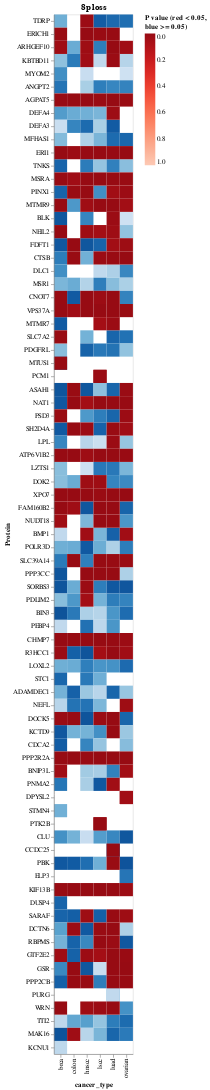

This figure's notebook cell:
### Markdown cell above
## P value heatmap

Just for fun!

### Code cell
def pval_heatmap(df, title, prot_col, p_val_col, cancer_type_col, dx, y=True, sig=0.05):
    
    df = df.sort_values(by=[
        "chromosome",
        "arm",
        "start_bp",
        "end_bp"
    ])
    
    p_val_log_col = "neg_log_p"
    log_cutoff = -np.log10(sig)
    df = df.assign(**{p_val_log_col: - np.log10(df[p_val_col])})
    
    df_sig = df[df[p_val_col] < 0.05].copy()
    df_nonsig = df[~(df[p_val_col] < 0.05)].copy()
                
    nonsig_chart = alt.Chart(df_nonsig).mark_rect().encode(
        x=cancer_type_col,
        y=alt.Y(
            prot_col,
            title="Protein",
            sort=df["Name"].tolist()
        ),
        color=alt.Color(
            p_val_col,
            scale=alt.Scale(
                scheme="blues",
                domain=[1, 0],
            ),
            legend=None,
            title=None,
        ),
    )

    sig_chart = alt.Chart(df_sig).mark_rect().encode(
        x=cancer_type_col,
        y=alt.Y(
            prot_col,
            title="Protein",
            sort=df["Name"].tolist()
        ),
        color=alt.Color(
            p_val_col,
            scale=alt.Scale(
                scheme="reds",
                domain=[1, 0],
            ),
            title=["P value (red < 0.05,", " blue >= 0.05)"],
        ),   
    )

    return alt.layer(
        nonsig_chart,
        sig_chart,
    ).resolve_scale(
        color="independent"
    ).properties(title=title)


pval_heatmap(prot, f"{CHROMOSOME}{ARM} {EVENT_TYPE}", "Name", "adj_p", "cancer_type", -792)

### Figure 1 — Vega-Lite specification as saved in the notebook (floating-point values rounded to 4 significant figures; data arrays with more than 128 entries replaced by an {"elided": "..."} marker saying what was removed)
{"config": {"view": {"continuousWidth": 400, "continuousHeight": 300}}, "layer": [{"data": {"name": "data-7512003a8bede98bcf27c51a689ab194"}, "mark": "rect", "encoding": {"color": {"type": "quantitative", "field": "adj_p", "legend": null, "scale": {"domain": [1, 0], "scheme": "blues"}, "title": null}, "x": {"type": "nominal", "field": "cancer_type"}, "y": {"type": "nominal", "field": "Name", "sort": {"elided": "395 str values"}, "title": "Protein"}}}, {"data": {"name": "data-52bc9fa38ef97c7e6c771babe225a549"}, "mark": "rect", "encoding": {"color": {"type": "quantitative", "field": "adj_p", "scale": {"domain": [1, 0], "scheme": "reds"}, "title": ["P value (red < 0.05,", " blue >= 0.05)"]}, "x": {"type": "nominal", "field": "cancer_type"}, "y": {"type": "nominal", "field": "Name", "sort": {"elided": "395 str values"}, "title": "Protein"}}}], "resolve": {"scale": {"color": "independent"}}, "title": "8p loss", "$schema": "https://vega.github.io/schema/vega-lite/v4.8.1.json", "datasets": {"data-7512003a8bede98bcf27c51a689ab194": {"elided": "220 records"}, "data-52bc9fa38ef97c7e6c771babe225a549": {"elided": "175 records"}}}
